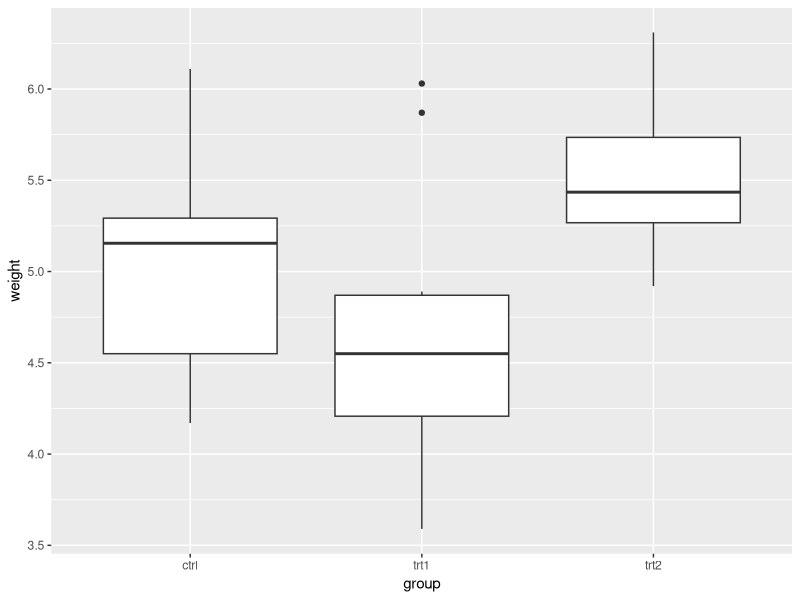
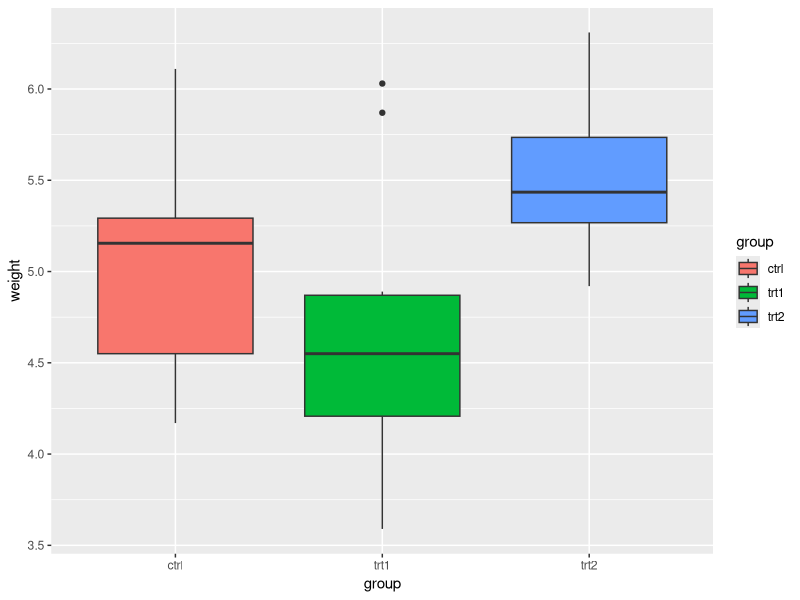
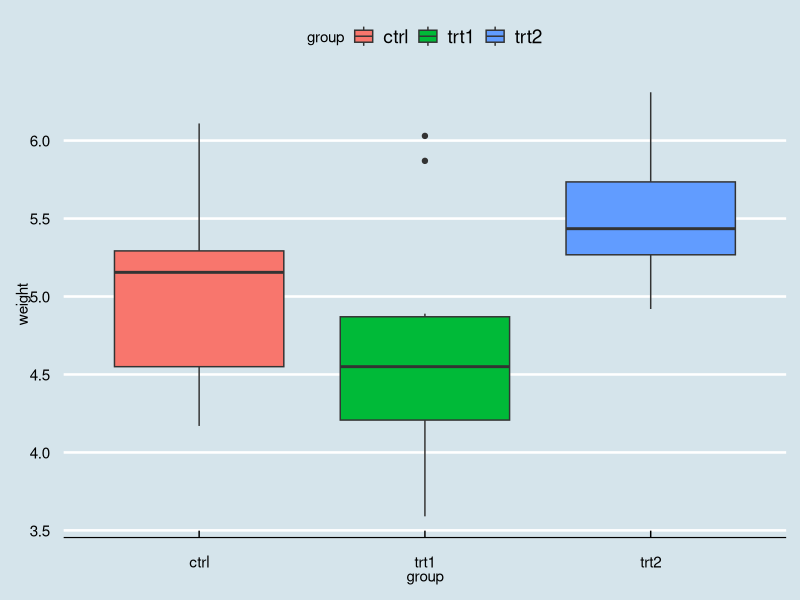
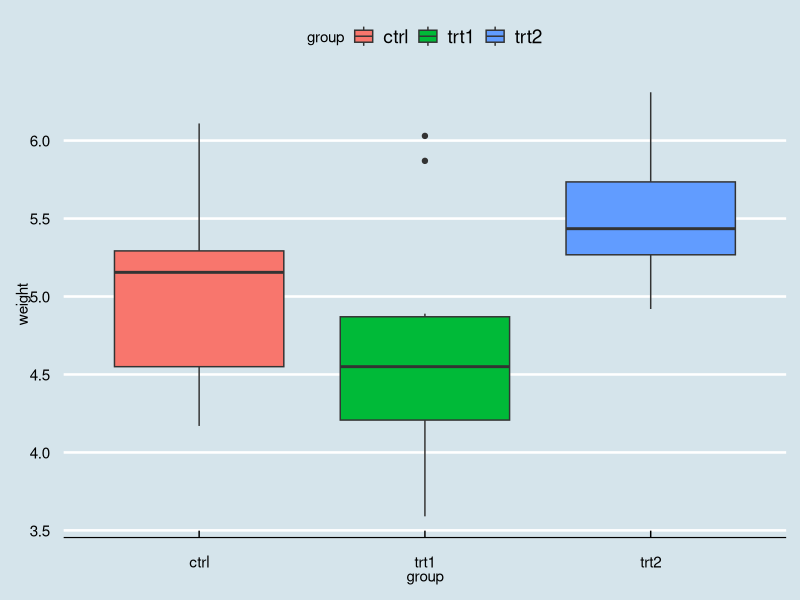
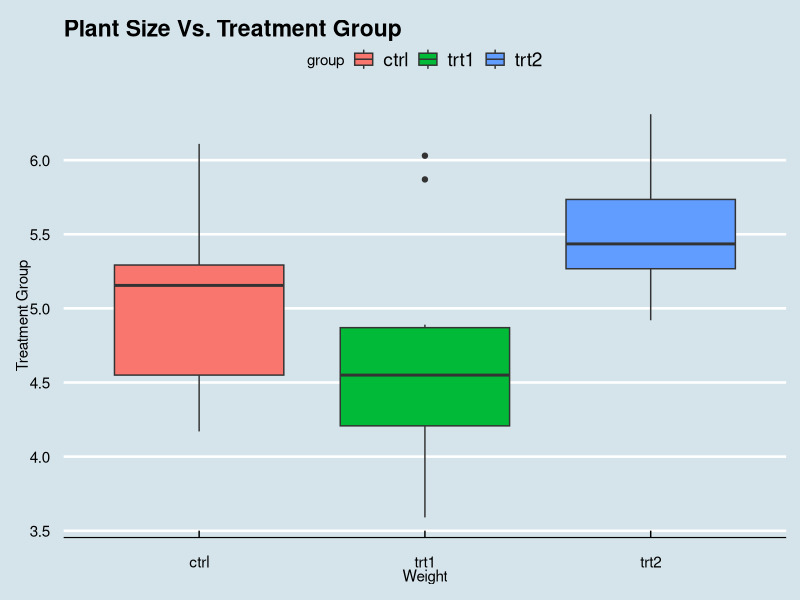
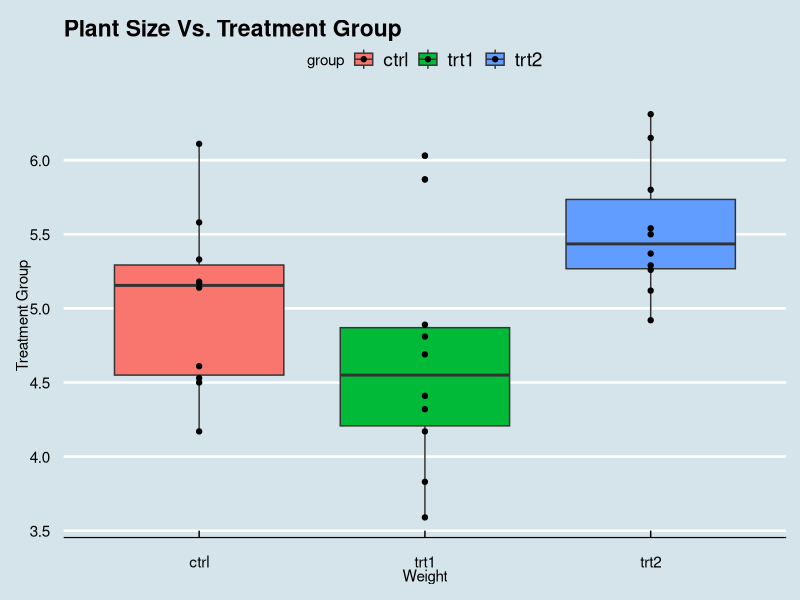
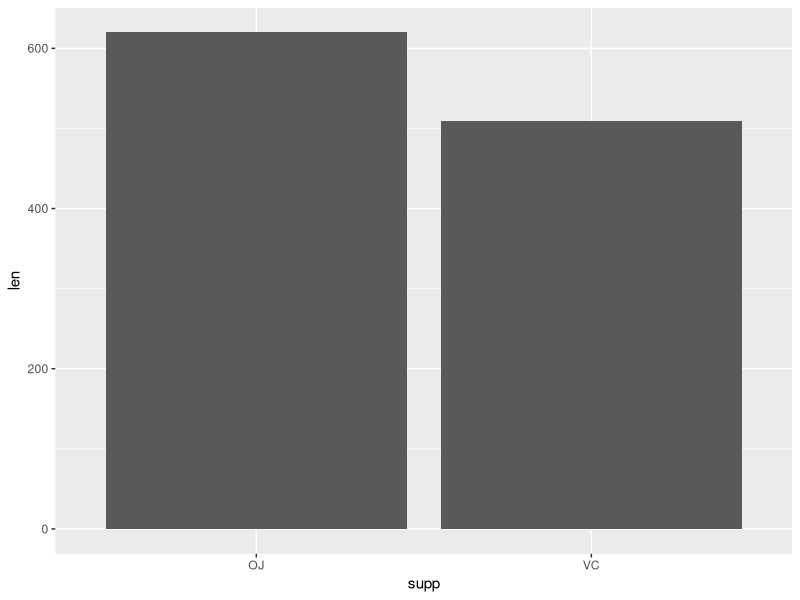
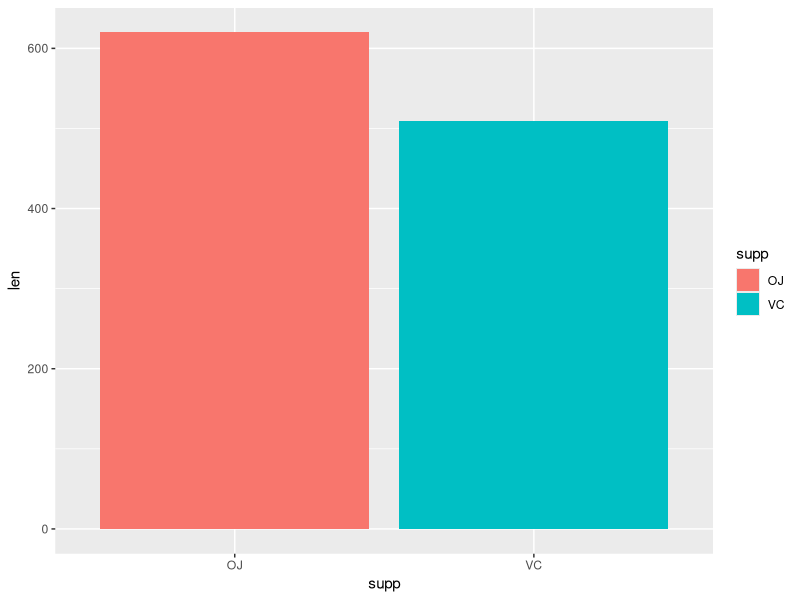

Generate these figures, in order, with R:
## ---- chunk 1
# -----------------------------------
# HW12
# 28 Apr 2021
# EMD
# -----------------------------------
#

# Preliminaries ------------------------------
library(ggplot2)
library(ggthemes)
library(tidyverse)
library(patchwork)
library(TeachingDemos)

d <- PlantGrowth

d1 <- ToothGrowth
len <- d1$len
supp <- d1$supp
d2 <- data.frame(len, supp)
## ---- chunk 2

# First try making a basic graph with default options

b_graph1 <- ggplot(data=d, 
                 mapping=aes(x=group,
                             y=weight)) + 
  geom_boxplot()

print(b_graph1)                 

# Now try to assign some colors to the graph
b_graph2 <- ggplot(data=d, 
                 mapping=aes(x=group,
                             y=weight,
                             fill=group)) + 
  geom_boxplot()

print(b_graph2)

# Now change the background theme

theme_graph <- b_graph2 + theme_economist()
print(theme_graph)

# Now change the sizing so the legends stick out more

theme_graph <- b_graph2 + theme_economist(base_size = 10)
print(theme_graph)

# add some labels
b_graph3 <- ggplot(data=d, 
                   mapping=aes(x=group,
                               y=weight,
                               fill=group)) + 
  geom_boxplot() + theme_economist(base_size=10) + labs(title = "Plant Size Vs. Treatment Group", x = "Weight", y = "Treatment Group")
print(b_graph3)

# add all the plot data
b_graph4 <- ggplot(data=d, 
                   mapping=aes(x=group,
                               y=weight,
                               fill=group)) + 
  geom_boxplot() + theme_economist(base_size=10) + labs(title = "Plant Size Vs. Treatment Group", x = "Weight", y = "Treatment Group") + geom_point()
print(b_graph4)
## ---- chunk 3

# Make a second graph ------------------------------

# make a basic bar graph

t_graph1 <- ggplot(data=d2,
                   mapping=aes(x = supp, y = len)) +
  geom_col(data = d2)
print(t_graph1)

# change the colors
t_graph1 <- ggplot(data=d2,
                   mapping=aes(x = supp, y = len, fill = supp)) +
  geom_col(data = d2)
print(t_graph1)

# change the theme
theme_graph2 <- t_graph1 + theme_economist(base_size = 10)
print(theme_graph2)

# add some labels

t_graph2 <- ggplot(data=d2,
                   mapping=aes(x = supp, y = len, fill = supp)) +
  geom_col(data = d2) + theme_economist(base_size=10) + labs(title = "Cumulative Teeth size", x = "Length", y = "Treatment Group")
print(t_graph2)
## ---- chunk 4
# Combine the graphs to output together ------------------------------

final_graph <- b_graph4 + t_graph2
print(final_graph)
